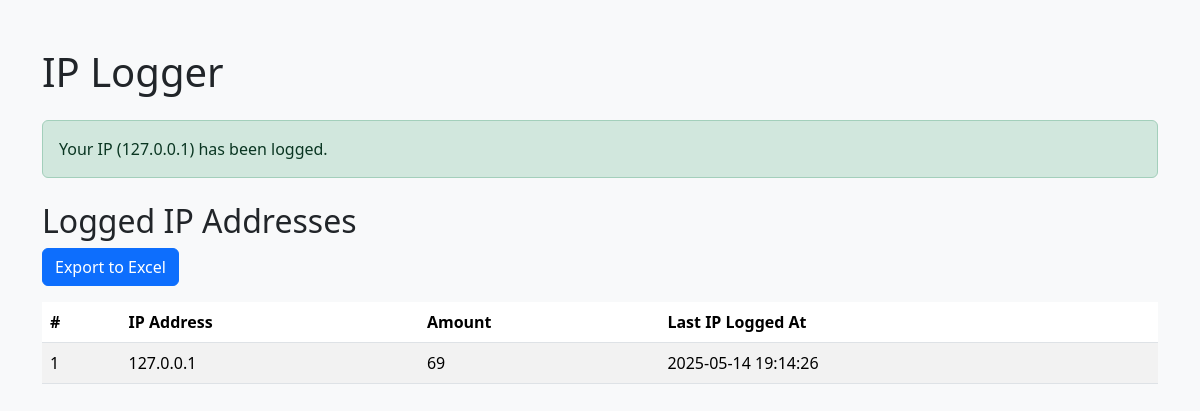
Before: / with the older database file.
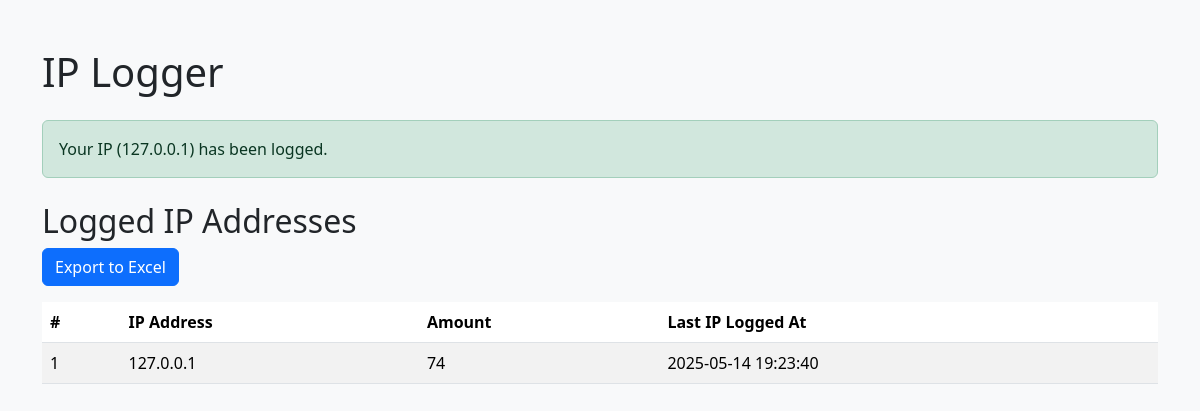
After: the same page with the newer database file.
### tables this page shows
CREATE TABLE ip_logs (
    id INTEGER PRIMARY KEY AUTOINCREMENT,
    ip_address TEXT NOT NULL UNIQUE,
    amount INTEGER DEFAULT 1,
    logged_at DATETIME DEFAULT CURRENT_TIMESTAMP
);

### index.php (the view, shortened to what this page needs)
<?php
$db = new PDO('sqlite:ips.db');
$db->exec("CREATE TABLE IF NOT EXISTS ip_logs (
    id INTEGER PRIMARY KEY AUTOINCREMENT,
    ip_address TEXT NOT NULL UNIQUE,
    amount INTEGER DEFAULT 1,
    logged_at DATETIME DEFAULT CURRENT_TIMESTAMP
)");
function getClientIp()
{
    if (!empty($_SERVER['HTTP_CLIENT_IP'])) {
        return $_SERVER['HTTP_CLIENT_IP'];
    } elseif (!empty($_SERVER['HTTP_X_FORWARDED_FOR'])) {
        return explode(',', $_SERVER['HTTP_X_FORWARDED_FOR'])[0];
    } else {
        return isset($_SERVER['REMOTE_ADDR']) ? $_SERVER['REMOTE_ADDR'] : 'UNKNOWN';
    }
}
$ip = getClientIp();
$stmt = $db->prepare("SELECT id, amount FROM ip_logs WHERE ip_address = :ip");
$stmt->execute([':ip' => $ip]);
$row = $stmt->fetch(PDO::FETCH_ASSOC);
if ($row) {
    $db->prepare("UPDATE ip_logs SET amount = amount + 1, logged_at = CURRENT_TIMESTAMP WHERE id = :id")
        ->execute([':id' => $row['id']]);
} else {
    $db->prepare("INSERT INTO ip_logs (ip_address, amount) VALUES (:ip, 1)")
        ->execute([':ip' => $ip]);
}
$ips = $db->query("SELECT * FROM ip_logs ORDER BY logged_at DESC")->fetchAll(PDO::FETCH_ASSOC);
?>
<!DOCTYPE html>
<html lang="en">
<head>
    <link href="https://cdn.jsdelivr.net/npm/bootstrap@5.3.3/dist/css/bootstrap.min.css" rel="stylesheet">
</head>
<body class="bg-light">
<div class="container mt-5">
    <h1 class="mb-4">IP Logger</h1>
    <div class="alert alert-success">
        Your IP (<?php echo htmlspecialchars($ip); ?>) has been logged.
    </div>
    <h2 class="mt-4">Logged IP Addresses</h2>
    <a href="exportToExcel.php" class="btn btn-primary mb-3">Export to Excel</a>
    <table class="table table-striped">
        <thead>
        <tr>
            <th>#</th>
            <th>IP Address</th>
            <th>Amount</th>
            <th>Last IP Logged At</th>
        </tr>
        </thead>
        <tbody>
        <?php foreach ($ips as $row): ?>
            <tr>
                <td><?php echo $row['id']; ?></td>
                <td><?php echo htmlspecialchars($row['ip_address']); ?></td>
                <td><?php echo $row['amount']; ?></td>
                <td><?php echo $row['logged_at']; ?></td>
            </tr>
        <?php endforeach; ?>
        </tbody>
    </table>
</div>
</body>
</html>

Changed rows visible on the page:
changed ip_logs id 1: amount "69" → "74"; logged_at "2025-05-14 19:14:26" → "2025-05-14 19:23:40"
